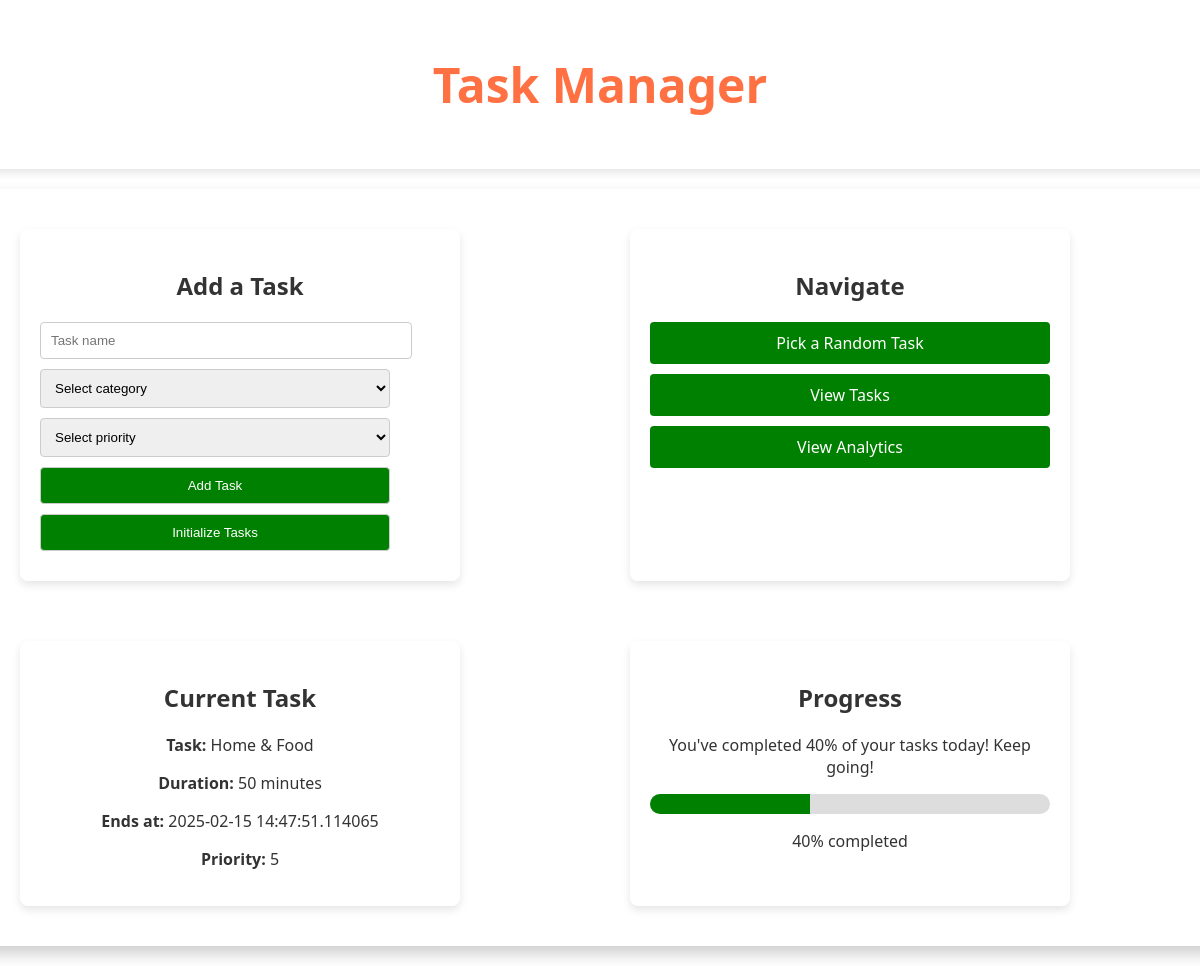
The page / on the database its author committed.
### tables this page shows
CREATE TABLE completed_tasks (
    id INTEGER PRIMARY KEY AUTOINCREMENT,
    task_id INTEGER NOT NULL,
    task_name TEXT NOT NULL,
    category TEXT NOT NULL,
    duration INTEGER NOT NULL,
    completed_at TIMESTAMP NOT NULL,
    points INTEGER NOT NULL,
    FOREIGN KEY (task_id) REFERENCES tasks(id)
);

### app.py (the view)
@app.route('/')
def index():
    with sqlite3.connect('tasks.db') as conn:
        cursor = conn.cursor()
        cursor.execute('SELECT id, name, category, priority FROM tasks ORDER BY category ASC')
        remaining_tasks = cursor.fetchall()
        cursor.execute('SELECT COUNT(*) FROM tasks')
        tasks_remaining = cursor.fetchone()[0]
        today = datetime.now().strftime('%Y-%m-%d')
        cursor.execute('SELECT COUNT(*) FROM completed_tasks WHERE DATE(completed_at) = ?', (today,))
        tasks_completed = cursor.fetchone()[0]
    if tasks_remaining + tasks_completed > 0:
        completion_percentage = int((tasks_completed / (tasks_remaining + tasks_completed)) * 100)
    else:
        completion_percentage = 0
    motivational_message = f"You've completed {completion_percentage}% of your tasks today! Keep going!"
    current_task = None
    cursor.execute('SELECT * FROM completed_tasks ORDER BY id DESC LIMIT 1')
    current_task = cursor.fetchone()
    return render_template('index.html', current_task=current_task, tasks_remaining=tasks_remaining, motivational_message=motivational_message, completion_percentage=completion_percentage)

### templates/index.html (shortened to what this page needs)
<!DOCTYPE html>
<html>
<head>
    <link rel="stylesheet" type="text/css" href="{{ url_for('static', filename='style.css') }}">
</head>
<body>
    <header>
        <h1 class="main-header">Task Manager</h1>
    </header>
    <div class="content">
        <div class="grid-container">
            <section class="task-form">
                <h2>Add a Task</h2>
                <form action="{{ url_for('add_task') }}" method="post">
                    <input type="text" name="name" placeholder="Task name" required>
                    <select name="category" required>
                        <option value="" disabled selected>Select category</option>
                    </select>
                    <select name="priority" required>
                        <option value="" disabled selected>Select priority</option>
                    </select>
                    <button type="submit" class="btn-primary">Add Task</button>
                </form>
                <form action="{{ url_for('init_tasks') }}" method="get">
                    <button type="submit" class="btn-primary">Initialize Tasks</button>
                </form>
            </section>
            <section class="navigation">
                <h2>Navigate</h2>
                <a href="{{ url_for('pick_task') }}" class="nav-link btn-primary">Pick a Random Task</a>
                <a href="{{ url_for('view_tasks') }}" class="nav-link btn-primary">View Tasks</a>
                <a href="{{ url_for('view_analytics')}}" class="nav-link btn-primary">View Analytics</a>
            </section>
            <section class="current-task">
                <h2>Current Task</h2>
                {% if current_task %}
                    <p><strong>Task:</strong> {{ current_task[2] }}</p>
                    <p><strong>Duration:</strong> {{ current_task[4] }} minutes</p>
                    <p><strong>Ends at:</strong> {{ current_task[5] }}</p>
                    <p><strong>Priority:</strong> {{ current_task[6] }}</p>
                {% else %}
                    <p>No task is currently being worked on.</p>
                {% endif %}
            </section>
            <section class="progress">
                <h2>Progress</h2>
                <p>{{ motivational_message }}</p>
                <div class="progress-bar">
                    <div class="progress-fill" style="width: {{ completion_percentage }}%;"></div>
                </div>
                <p>{{ completion_percentage }}% completed</p>
            </section>
        </div>
    </div>
</body>
</html>

### static/style.css (style rules this page uses)
header { background-color: rgba(255, 255, 255, 0.8); width: 100%; padding: 20px; box-shadow: 0 4px 8px rgba(0, 0, 0, 0.1); }
section { background-color: rgba(255, 255, 255, 0.8); margin: 20px; padding: 20px; border-radius: 8px; box-shadow: 0 4px 8px rgba(0, 0, 0, 0.1); width: 80%; max-width: 400px; }
.task-form form { display: flex; flex-direction: column; }
.task-form input, .task-form select, .task-form button { width: 100%; padding: 10px; margin-bottom: 10px; border: 1px solid #ccc; border-radius: 4px; }
button { background-color: #4caf50; color: white; border: none; padding: 10px; border-radius: 4px; cursor: pointer; }
.nav-link { display: block; background-color: #2e8b57; color: white; padding: 10px; margin: 5px 0; border-radius: 4px; text-decoration: none; }

### rows shown on the page
completed_tasks: task_name "Home & Food", duration "50", completed_at "2025-02-15 14:47:51.114065", points "5"

### other values the page prints
{{ completion_percentage }} "40"
